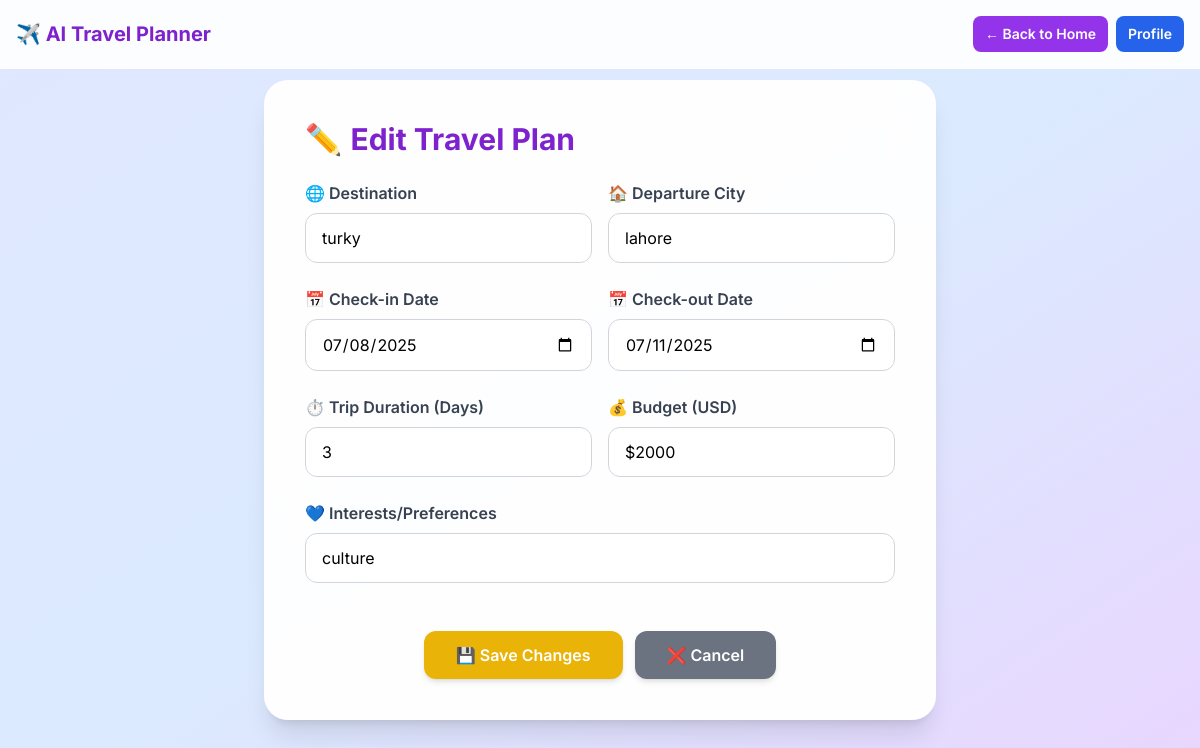
Screenshot of /plan/1/edit (signed in) with the database file from the repository.
### traveler_planner.py (models this page shows)
class TravelPlan(db.Model):
    id = db.Column(db.Integer, primary_key=True)
    user_id = db.Column(db.Integer, db.ForeignKey('user.id'), nullable=False)
    destination = db.Column(db.String(100))
    departure_city = db.Column(db.String(100))
    checkin_date = db.Column(db.String(20))
    checkout_date = db.Column(db.String(20))
    days = db.Column(db.Integer)
    budget = db.Column(db.String(50))
    preferences = db.Column(db.String(200))
    itinerary = db.Column(db.Text)  # Store as JSON string
    created_at = db.Column(db.DateTime, default=db.func.current_timestamp())

### traveler_planner.py (the view, shortened to what this page needs)
@app.route("/plan/<int:plan_id>/edit", methods=["GET", "POST"])
@login_required
def edit_plan(plan_id):
    plan = TravelPlan.query.get_or_404(plan_id)
    if plan.user_id != session.get('user_id'):
        flash('Access denied.', 'error')
        return redirect(url_for('home'))
    return render_template("plan_edit.html", plan=plan)

### traveler_planner.py (called while the page is built)
def login_required(f):
    @wraps(f)
    def decorated_function(*args, **kwargs):
        if 'user_id' not in session:
            flash('Please log in to access this page.', 'error')
            return redirect(url_for('login'))
        return f(*args, **kwargs)
    return decorated_function

### templates/plan_edit.html (shortened to what this page needs)
<!DOCTYPE html>
<html lang="en">
<head>
  <script src="https://cdn.tailwindcss.com"></script>
</head>
<body class="bg-gradient-to-br from-indigo-100 via-blue-100 to-purple-200 font-[Inter] min-h-screen">
  <div class="fixed top-0 left-0 right-0 z-30 p-2 sm:p-4 flex flex-wrap items-center justify-between gap-1 sm:gap-2 bg-white/90 backdrop-blur-sm border-b border-white/20">
    <div class="flex items-center gap-1 sm:gap-2">
      <h1 class="text-base sm:text-lg md:text-xl font-bold text-purple-700">✈️ AI Travel Planner</h1>
    </div>
    <div class="flex items-center gap-1 sm:gap-2">
      <a href="/" class="px-2 sm:px-3 py-1.5 sm:py-2 bg-purple-600 hover:bg-purple-700 text-white rounded-lg font-semibold text-xs sm:text-sm">← Back to Home</a>
      <a href="/profile" class="px-2 sm:px-3 py-1.5 sm:py-2 bg-blue-600 hover:bg-blue-700 text-white rounded-lg font-semibold text-xs sm:text-sm">Profile</a>
    </div>
  </div>
  <div class="pt-16 sm:pt-20 pb-4 sm:pb-8 px-2 sm:px-4">
    <div class="max-w-2xl mx-auto">
      <div class="glass-effect rounded-2xl sm:rounded-3xl shadow-xl p-3 sm:p-4 md:p-8 lg:p-10">
        <h1 class="text-xl sm:text-2xl md:text-3xl font-bold text-purple-700 mb-3 sm:mb-4 md:mb-6 flex items-center">
          <span class="mr-2">✏️</span> Edit Travel Plan
        </h1>
        <form method="POST" class="space-y-3 sm:space-y-4 md:space-y-6">
          <div class="grid grid-cols-1 sm:grid-cols-2 gap-2 sm:gap-3 md:gap-4">
            <div>
              <label class="block mb-1 md:mb-2 font-semibold text-gray-700 text-xs sm:text-sm md:text-base">🌐 Destination</label>
              <input name="destination" type="text" class="w-full px-2 sm:px-3 md:px-4 py-2 md:py-3 border border-gray-300 rounded-lg sm:rounded-xl input-focus transition-all duration-200 bg-white/80 text-xs sm:text-sm md:text-base" required value="{{ plan.destination }}" />
            </div>
            <div>
              <label class="block mb-1 md:mb-2 font-semibold text-gray-700 text-xs sm:text-sm md:text-base">🏠 Departure City</label>
              <input name="departure_city" type="text" class="w-full px-2 sm:px-3 md:px-4 py-2 md:py-3 border border-gray-300 rounded-lg sm:rounded-xl input-focus transition-all duration-200 bg-white/80 text-xs sm:text-sm md:text-base" required value="{{ plan.departure_city }}" />
            </div>
          </div>
          <div class="grid grid-cols-1 sm:grid-cols-2 gap-2 sm:gap-3 md:gap-4">
            <div>
              <label class="block mb-1 md:mb-2 font-semibold text-gray-700 text-xs sm:text-sm md:text-base">📅 Check-in Date</label>
              <input name="checkin_date" type="date" class="w-full px-2 sm:px-3 md:px-4 py-2 md:py-3 border border-gray-300 rounded-lg sm:rounded-xl input-focus transition-all duration-200 bg-white/80 text-xs sm:text-sm md:text-base" required value="{{ plan.checkin_date }}" />
            </div>
            <div>
              <label class="block mb-1 md:mb-2 font-semibold text-gray-700 text-xs sm:text-sm md:text-base">📅 Check-out Date</label>
              <input name="checkout_date" type="date" class="w-full px-2 sm:px-3 md:px-4 py-2 md:py-3 border border-gray-300 rounded-lg sm:rounded-xl input-focus transition-all duration-200 bg-white/80 text-xs sm:text-sm md:text-base" required value="{{ plan.checkout_date }}" />
            </div>
          </div>
          <div class="grid grid-cols-1 sm:grid-cols-2 gap-2 sm:gap-3 md:gap-4">
            <div>
              <label class="block mb-1 md:mb-2 font-semibold text-gray-700 text-xs sm:text-sm md:text-base">⏱️ Trip Duration (Days)</label>
              <input name="days" type="number" class="w-full px-2 sm:px-3 md:px-4 py-2 md:py-3 border border-gray-300 rounded-lg sm:rounded-xl input-focus transition-all duration-200 bg-white/80 text-xs sm:text-sm md:text-base" required value="{{ plan.days }}" />
            </div>
            <div>
              <label class="block mb-1 md:mb-2 font-semibold text-gray-700 text-xs sm:text-sm md:text-base">💰 Budget (USD)</label>
              <input name="budget" type="text" class="w-full px-2 sm:px-3 md:px-4 py-2 md:py-3 border border-gray-300 rounded-lg sm:rounded-xl input-focus transition-all duration-200 bg-white/80 text-xs sm:text-sm md:text-base" required value="{{ plan.budget }}" />
            </div>
          </div>
          <div>
            <label class="block mb-1 md:mb-2 font-semibold text-gray-700 text-xs sm:text-sm md:text-base">💙 Interests/Preferences</label>
            <input name="preferences" type="text" class="w-full px-2 sm:px-3 md:px-4 py-2 md:py-3 border border-gray-300 rounded-lg sm:rounded-xl input-focus transition-all duration-200 bg-white/80 text-xs sm:text-sm md:text-base" value="{{ plan.preferences }}" placeholder="e.g., Culture, Food, Nature" />
          </div>
          <div class="text-center pt-3 sm:pt-4 md:pt-6 flex flex-wrap gap-2 sm:gap-3 justify-center">
            <button type="submit" class="px-4 sm:px-6 md:px-8 py-2 md:py-3 bg-yellow-500 hover:bg-yellow-600 text-white font-semibold rounded-lg sm:rounded-xl shadow-md text-xs sm:text-sm md:text-base transition-colors min-h-[32px] touch-manipulation">
              💾 Save Changes
            </button>
            <a href="/plan/{{ plan.id }}" class="px-4 sm:px-6 md:px-8 py-2 md:py-3 bg-gray-500 hover:bg-gray-600 text-white font-semibold rounded-lg sm:rounded-xl shadow-md text-xs sm:text-sm md:text-base transition-colors min-h-[32px] touch-manipulation">
              ❌ Cancel
            </a>
          </div>
        </form>
      </div>
    </div>
  </div>
</body>
</html>

### templates/plan_edit.html (style rules this page uses)
.glass-effect { background: rgba(255, 255, 255, 0.95); backdrop-filter: blur(20px); border: 1px solid rgba(255, 255, 255, 0.2); }

### rows the page displays
TravelPlan: destination "turky", departure_city "lahore", checkin_date "07/08/2025", checkout_date "07/11/2025", days "3", budget "$2000", preferences "culture"
